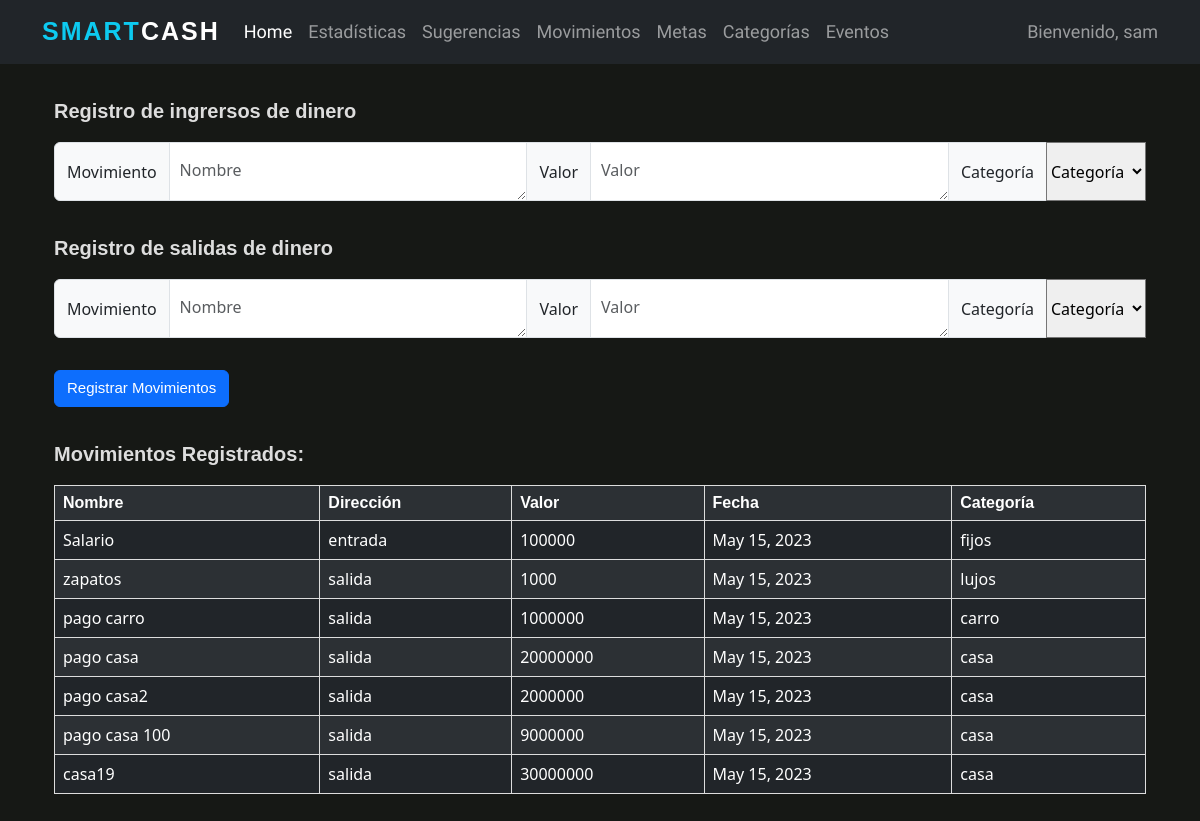
Before: /movements/ (signed in) with the older database file.
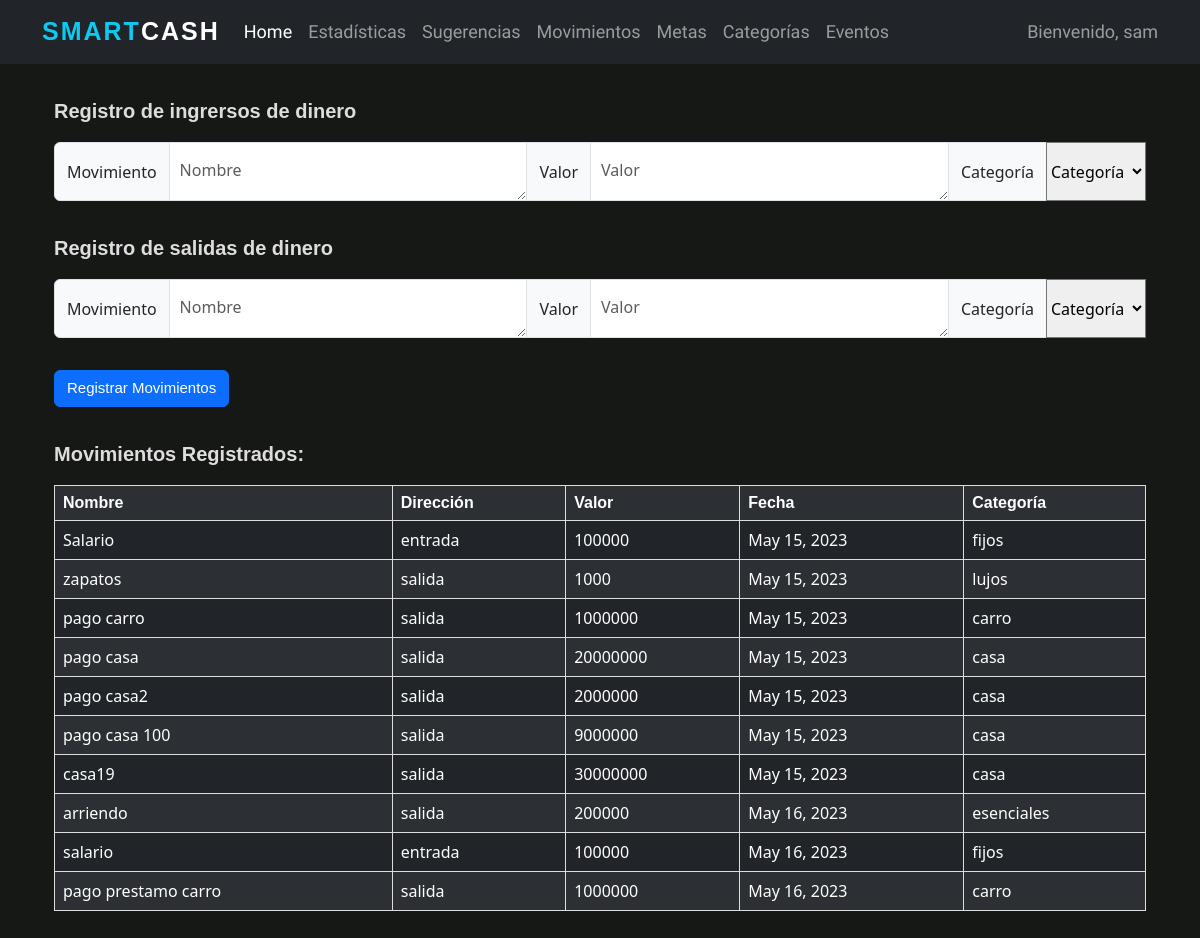
After: the same page with the newer database file.
### wallet/models.py (models this page shows, shortened)
class Movimiento(models.Model):
    nombre = models.CharField(max_length=100)
    usuario = models.ForeignKey(User, on_delete=models.CASCADE)
    direccion = models.CharField(max_length=10)
    valor = models.IntegerField()
    fecha = models.DateField()
    categoria = models.ForeignKey(Categoria, on_delete=models.CASCADE)

class Categoria(models.Model):
    nombre = models.CharField(max_length=50)
    usuario = models.ForeignKey(User, on_delete=models.CASCADE)

### wallet/views.py (the view)
# urls.py: path('movements/', wallet_views.movements, name='movements'),
def movements(request):
    connection.current_user = request.user
    average_income = request.GET.get('average_income')
    life_cost_average = request.GET.get('life_cost_average')
    month_income = request.GET.get('month_income')
    month_life_expenses = request.GET.get('month_life_expenses')
    month_expenses = request.GET.get('month_expenses')
    current_savings = request.GET.get('current_savings')
    income_name = request.GET.get('income_name')
    income_value = request.GET.get('income_value')
    income_category = request.GET.get('income_category')
    exit_name = request.GET.get('exit_name')
    exit_value = request.GET.get('exit_value')
    exit_category = request.GET.get('exit_category')
    print(income_name)
    print(income_value)
    print(income_category)
    incomes = f'{income_name}, {income_value}, {income_category}' if income_value and income_category and income_name else None
    exits = f'{exit_name}, {exit_value}, {exit_category}' if exit_category and exit_name and exit_value else None
    movements = mov.read_movements(incomes, exits, request.user)
    user_categories = [category.nombre for category in connection.search_user_categories(request.user)]
    return render(request, 'registration/movements.html', {'average_income': average_income,
                                                           'life_cost_average': life_cost_average,
                                                           'month_income': month_income,
                                                           'month_life_expenses': month_life_expenses,
                                                           'month_expenses': month_expenses,
                                                           'current_savings': current_savings,
                                                           'movements': movements, 'user_categories': user_categories})

### wallet/connection.py (called while the page is built)
def search_user_movements(user):
    moves = Movimiento.objects.all().filter(usuario=user)
    return moves

def search_user_categories(user):
    user_categories = Categoria.objects.all().filter(usuario=user)
    return user_categories

### wallet/movements.py (called while the page is built)
def readIncomes(movements, user):
    if not movements:
        return
    movements = movements.split('.')
    connection.create_movement(movements, 'entrada', user)

def readExits(movements, user):
    if not movements:
        return
    movements = movements.split('.')
    connection.create_movement(movements, 'salida', user)

def read_movements(incomes, exits, user):
    readExits(exits, user)
    readIncomes(incomes, user)
    movements = connection.search_user_movements(user)
    return movements

### wallet/templates/registration/movements.html (shortened to what this page needs)
{% extends 'base.html' %}
{% load static %}
    {% block content %}
<form action="">
    <br>
    <br>
    <br>
    <br>
    <div class="container">
        <p id="movimientos">Registro de ingrersos de dinero</p>
        <div class="input-group mb-3">
            <span class="input-group-text mb-3">Movimiento</span>
            <textarea class="form-control mb-3" aria-label="With textarea" placeholder="Nombre"
                      name="income_name"></textarea>
            <span class="input-group-text mb-3">Valor</span>
            <textarea class="form-control mb-3" aria-label="With textarea"
                      placeholder="Valor" name="income_value"></textarea>
            <label class="input-group-text mb-3" for="inputGroupSelect01">Categoría</label>
            <select class="custom-select mb-3" id="inputGroupSelect01" name="income_category">
                <option selected>Categoría</option>
            </select>
        </div>
    </div>
    <div class="container">
        <p id="movimientos">Registro de salidas de dinero</p>
        <div class="input-group mb-3">
            <span class="input-group-text mb-3">Movimiento</span>
            <textarea class="form-control mb-3" aria-label="With textarea" placeholder="Nombre"
                      name="exit_name"></textarea>
            <span class="input-group-text mb-3">Valor</span>
            <textarea class="form-control mb-3" aria-label="With textarea"
                      placeholder="Valor" name="exit_value"></textarea>
            <label class="input-group-text mb-3" for="inputGroupSelect02">Categoría</label>
            <select class="custom-select mb-3" id="inputGroupSelect02" name="exit_category">
                <option selected>Categoría</option>
            </select>
        </div>
        <button type="submit" class="btn btn-primary mb-3"> Registrar Movimientos</button>
    </div>
</form>
<div class="container">
    <p id="movimientos">Movimientos Registrados:</p>
    <table class="table table-striped table-dark">
        <tr>
            <th>Nombre</th>
            <th>Dirección</th>
            <th>Valor</th>
            <th>Fecha</th>
            <th>Categoría</th>
        </tr>
        {% for move in movements %}
        <tr>
            <td>{{ move.nombre }}</td>
            <td>{{ move.direccion }}</td>
            <td>{{ move.valor }}</td>
            <td>{{ move.fecha }}</td>
            <td>{{ move.categoria.nombre }}</td>
        </tr>
        {% endfor %}
    </table>
    <br>
</div>
{% endblock content %}

Changed rows visible on the page:
added Movimiento: nombre "arriendo", direccion "salida", valor "200000", fecha "May 16, 2023", categoria.nombre "esenciales"
added Movimiento: nombre "salario", direccion "entrada", valor "100000", fecha "May 16, 2023", categoria.nombre "fijos"
added Movimiento: nombre "pago prestamo carro", direccion "salida", valor "1000000", fecha "May 16, 2023", categoria.nombre "carro"
